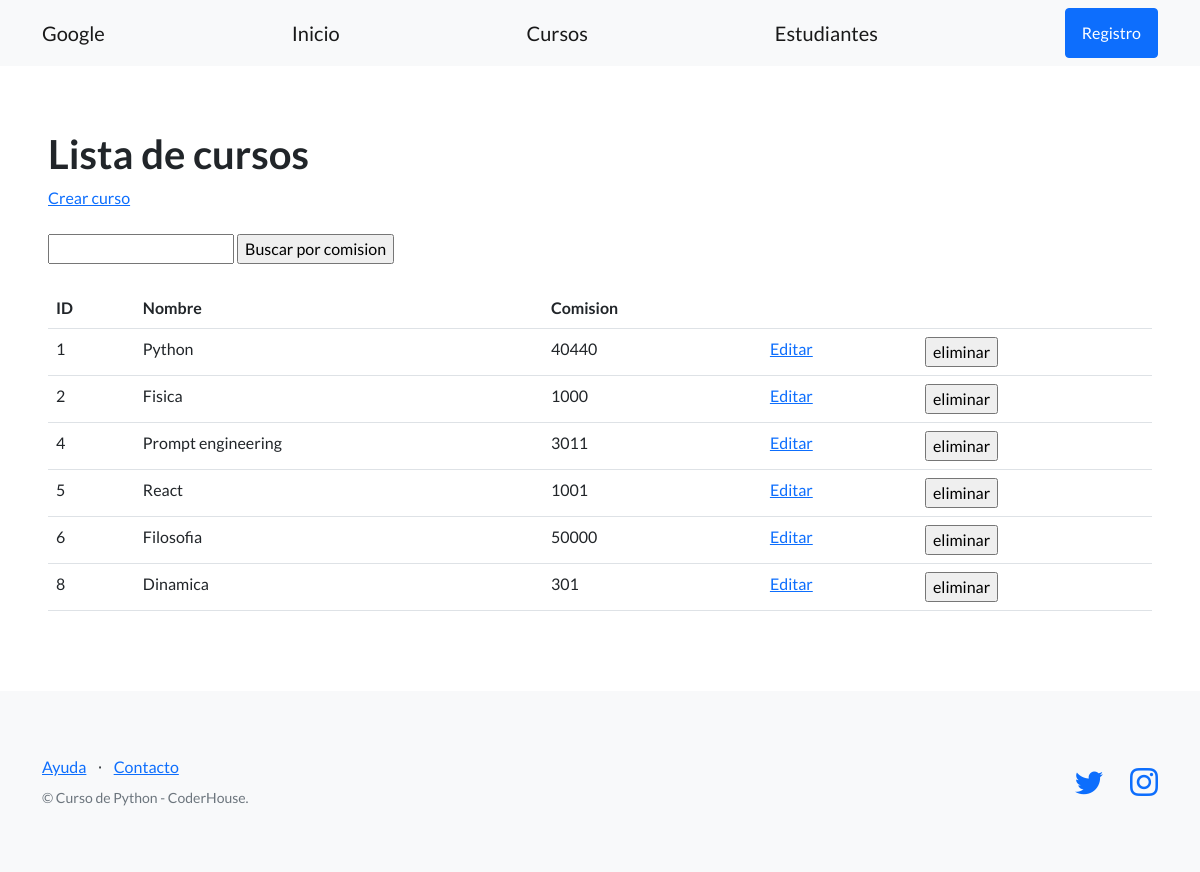
The app's page /estudios/cursos/ with its own data.
### control_estudios/models.py (models this page shows, shortened)
class Curso(models.Model):
    nombre = models.CharField(max_length=64)  # Equivalente de str
    comision = models.IntegerField()  # Equivalent de int

### control_estudios/views.py (the view)
# urls.py: path("cursos/", listar_cursos, name="lista_cursos"),
def listar_cursos(request):
    contexto = {
        "cursos": Curso.objects.all(),
    }
    http_response = render(
        request=request,
        template_name='control_estudios/lista_cursos.html',
        context=contexto,
    )
    return http_response

### control_estudios/templates/control_estudios/lista_cursos.html (shortened to what this page needs)
{% extends "control_estudios/base.html" %}
{% block contenido %}
<section>
  <div>
    <h1>Lista de cursos</h1>
    <a href="{% url 'crear_curso' %}">Crear curso</a>
    <br><br>
    <form action="{% url 'buscar_cursos' %}" method="post">
      <input type="text" name="busqueda">
      <input type="submit" value="Buscar por comision">
    </form>
    <br>
    <table class="table">
      <tbody>
        <tr>
          <th>ID</th>
          <th>Nombre</th>
          <th>Comision</th>
          <th></th>
          <th></th>
        </tr>
        {% for curso in cursos %}
        <tr>
          <td>{{ curso.id }}</td>
          <td>{{ curso.nombre }}</td>
          <td>{{ curso.comision }}</td>
          <td>
            <a href="{% url 'editar_curso' curso.id %}">Editar</a>
          </td>
          <td>
            <form action="{% url 'eliminar_curso' curso.id %}" method="post">
              <input type="submit" value="eliminar"/>
            </form
          </td>
        </tr>
        {% endfor %}
      </tbody>
    </table>
  </div>
</section>
{% endblock contenido %}

### records on screen
Curso: id "1", nombre "Python", comision "40440"
Curso: id "2", nombre "Fisica", comision "1000"
Curso: id "4", nombre "Prompt engineering", comision "3011"
Curso: id "5", nombre "React", comision "1001"
Curso: id "6", nombre "Filosofia", comision "50000"
Curso: id "8", nombre "Dinamica", comision "301"
